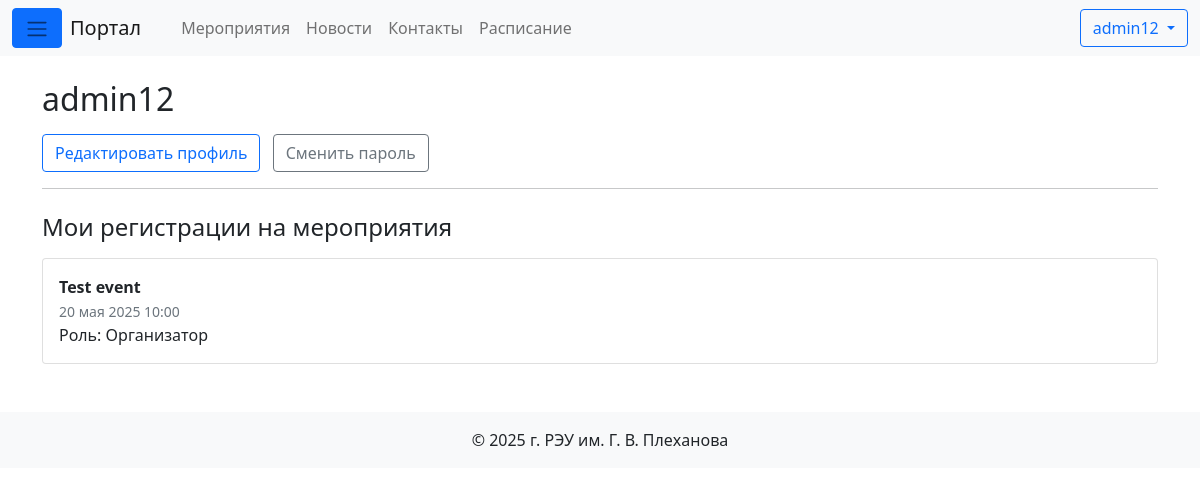
Screenshot of /profile/ (signed in) with the database file from the repository.
### portal/models.py (models this page shows, shortened)
class EventRegistration(models.Model):
    class Role(models.TextChoices):
        GUEST       = "guest",       _("Гость")
        PARTICIPANT = "participant", _("Участник")
        ORGANIZER   = "organizer",   _("Организатор")
    event = models.ForeignKey(
        Event,
        verbose_name=_("Мероприятие"),
        related_name="registrations",
        on_delete=models.CASCADE,
    )
    user = models.ForeignKey(
        settings.AUTH_USER_MODEL,
        verbose_name=_("Пользователь"),
        on_delete=models.CASCADE,
    )
    role = models.CharField(
        _("Роль"),
        max_length=20,
        choices=Role.choices,
        default=Role.GUEST,
    )
    class Meta:
        unique_together = ("event", "user")
        verbose_name = _("Регистрация на мероприятие")
        verbose_name_plural = _("Регистрации на мероприятия")

class Event(models.Model):
    title       = models.CharField(_("Название"), max_length=200)
    description = models.TextField(_("Описание"), blank=True)
    start_time  = models.DateTimeField(_("Дата и время начала"))
    end_time    = models.DateTimeField(
        _("Дата и время окончания"), null=True, blank=True
    )
    created     = models.DateTimeField(_("Создано"), auto_now_add=True)
    class Meta:
        ordering = ["start_time"]
        verbose_name = _("Мероприятие")
        verbose_name_plural = _("Мероприятия")

### portal/views.py (the view)
# urls.py: path("profile/",           views.profile,        name="profile"),
@login_required
def profile(request):
    registrations = (
        EventRegistration.objects.filter(user=request.user)
        .select_related("event")
        .order_by("event__start_time")
    )
    return render(request, "profile.html", {"registrations": registrations})

### templates/profile.html (shortened to what this page needs)
{% extends "base.html" %}
{% block content %}
<h2>{{ user.get_full_name|default:user.username }}</h2>
<a class="btn btn-outline-primary me-2" href="{% url 'portal:profile_edit' %}">Редактировать профиль</a>
<a class="btn btn-outline-secondary" href="{% url 'portal:change_password' %}">Сменить пароль</a>
<hr>
<h4 class="mt-4 mb-3">Мои регистрации на мероприятия</h4>
{% for reg in registrations %}
  <div class="card mb-2">
    <div class="card-body">
      <b>{{ reg.event.title }}</b><br>
      <small class="text-muted">{{ reg.event.start_time|date:"d E Y H:i" }}</small><br>
      Роль: {{ reg.get_role_display }}
    </div>
  </div>
{% empty %}
  <p class="text-muted">Ещё нет регистраций.</p>
{% endfor %}
{% endblock %}

### templates/base.html (shortened to what this page needs)
<!DOCTYPE html>
{% load static %}
<html lang="ru">
<head>
  <link href="https://cdn.jsdelivr.net/npm/bootstrap@5.0.2/dist/css/bootstrap.min.css" rel="stylesheet">
  <link href="https://cdn.jsdelivr.net/npm/bootstrap-icons@1.10.5/font/bootstrap-icons.css" rel="stylesheet">
</head>
<body>
<nav class="navbar navbar-expand-lg navbar-light bg-light">
  <div class="container-fluid">
    <button class="btn btn-primary me-2" data-bs-toggle="offcanvas" data-bs-target="#offcanvasMenu">
      <span class="navbar-toggler-icon"></span>
    </button>
    <a class="navbar-brand" href="{% url 'portal:home' %}">Портал</a>
    <div class="collapse navbar-collapse">
      <ul class="navbar-nav ms-3">
        <li class="nav-item"><a class="nav-link" href="{% url 'portal:events' %}">Мероприятия</a></li>
        <li class="nav-item"><a class="nav-link" href="{% url 'portal:news' %}">Новости</a></li>
        <li class="nav-item"><a class="nav-link" href="{% url 'portal:contacts' %}">Контакты</a></li>
        {% if user.is_authenticated %}
          <li class="nav-item"><a class="nav-link" href="{% url 'portal:schedule' %}">Расписание</a></li>
        {% endif %}
      </ul>
    </div>
    <div class="ms-auto">
      {% if user.is_authenticated %}
        <div class="dropdown d-inline">
          <button class="btn btn-outline-primary dropdown-toggle"
                  id="userMenu" data-bs-toggle="dropdown">
            {{ user.get_full_name|default:user.username }}
          </button>
        </div>
      {% else %}
        <a class="btn btn-outline-primary me-2" href="{% url 'portal:login' %}?next={{ request.path }}">Войти</a>
        <a class="btn btn-success" href="{% url 'portal:signup' %}?next={{ request.path }}">Регистрация</a>
      {% endif %}
    </div>
  </div>
</nav>
<div class="container mt-4">
  {% block content %}{% endblock %}
</div>
<footer class="bg-light text-center py-3 mt-5">
  © 2025 г. РЭУ им. Г. В. Плеханова
</footer>
</body>
</html>

### rows the page displays
EventRegistration: event "Test event", event.start_time "20 мая 2025 10:00", role "Организатор"

### other values shown
{{ user.get_full_name|default:user.username }} "admin12"
